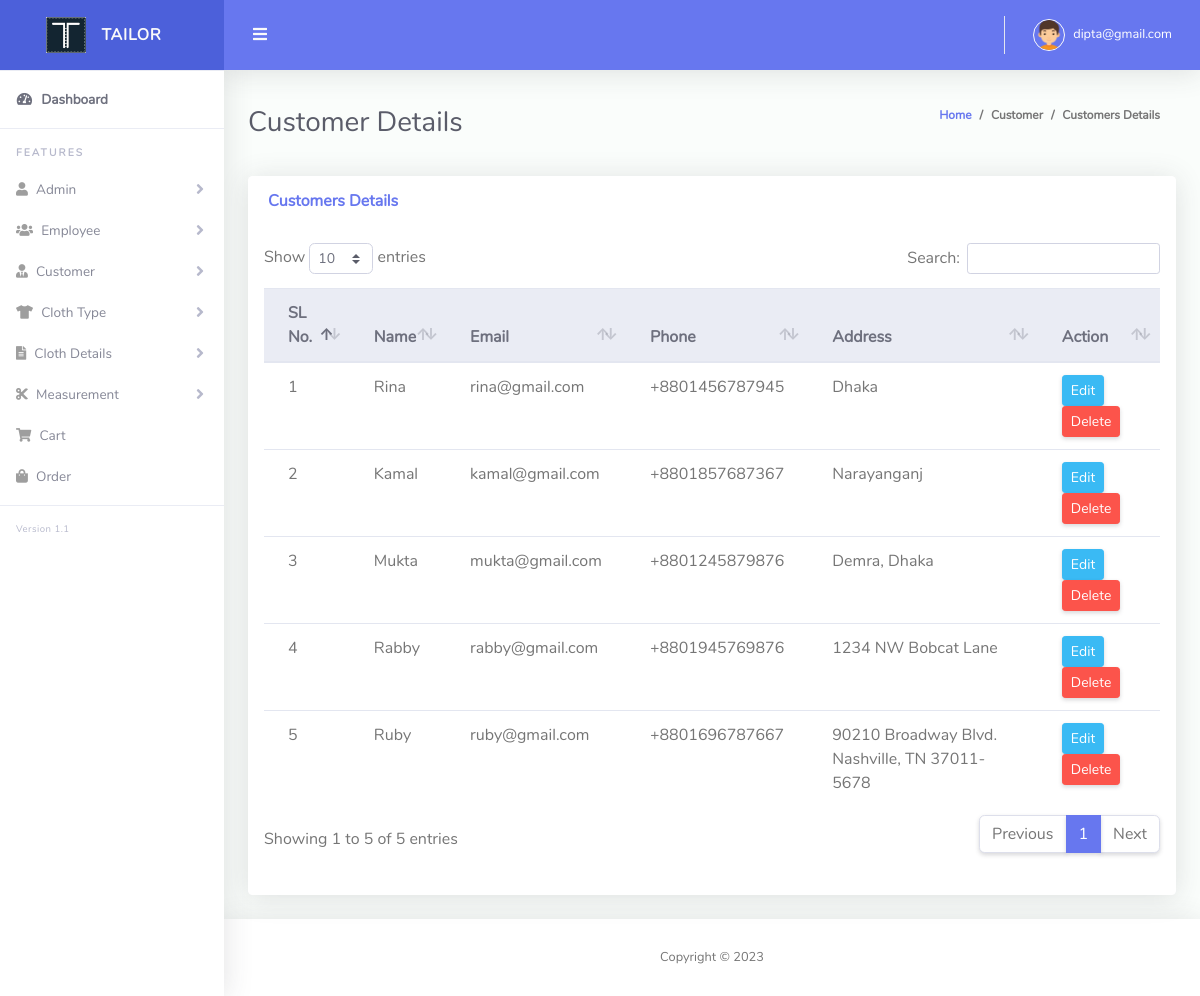
Screenshot of /customer_list.php (signed in) with the database file from the repository.
### tables this page shows
CREATE TABLE `tbl_customer` (
  `cus_id` int(11) NOT NULL,
  `cus_name` varchar(255) NOT NULL,
  `cus_email` varchar(255) NOT NULL,
  `cus_phone` varchar(255) NOT NULL,
  `cus_address` text NOT NULL,
  `created_at` timestamp NOT NULL DEFAULT current_timestamp(),
  `soft_delete` tinyint(4) NOT NULL DEFAULT 0
);

### Classes/DB.php (called while the page is built, shortened)
<?php
class DB
{
    public function connect(){
        $this->conn = new mysqli("localhost","root","","tailor_shop");
        if ($this->conn->connect_error) {
          die("Connection failed: " . $this->conn->connect_error);
        } else {
            return $msg =  "connected";
        }
    }
}

### Classes/CustomerClass.php (called while the page is built, shortened)
<?php
include_once 'db.php';
class CustomerClass extends DB
{
    public function viewCustomer()
    {
        $qry = "SELECT * FROM tbl_customer where soft_delete = 0";
        $result = $this->conn->query($qry);
        return $result;
    }
}

### customer_list.php (the view, shortened to what this page needs)
<?php include 'layouts/header.php';
?>
<div class="container-fluid" id="container-wrapper">
    <div class="d-sm-flex align-items-center justify-content-between mb-4">
        <h1 class="h3 mb-0 text-gray-800">Customer Details</h1>
        <ol class="breadcrumb">
            <li class="breadcrumb-item"><a href="./">Home</a></li>
            <li class="breadcrumb-item">Customer</li>
            <li class="breadcrumb-item active" aria-current="page">Customers Details</li>
        </ol>
    </div>
    <div class="row">
        <div class="col-lg-12 mb-4">
            <div class="card">
                <div class="card-header py-3 d-flex flex-row align-items-center justify-content-between">
                    <h6 class="m-0 font-weight-bold text-primary">Customers Details</h6>
                </div>
                <div class="table-responsive p-3">
                    <table class="table align-items-center table-flush" id="dataTable">
                        <thead class="thead-light">
                            <tr>
                                <th>SL No.</th>
                                <th>Name</th>
                                <th>Email</th>
                                <th>Phone</th>
                                <th>Address</th>
                                <th>Action</th>
                            </tr>
                        </thead>
                        <tbody>
                            <?php
                            $i = 0;
                            $view = $customer->viewCustomer();
                            foreach ($view as $value) {
                            ?>
                                <tr>
                                    <td><?php echo $i += 1; ?></td>
                                    <td><?php echo $value['cus_name']; ?></td>
                                    <td><?php echo $value['cus_email']; ?></td>
                                    <td><?php echo $value['cus_phone']; ?></td>
                                    <td><?php echo $value['cus_address']; ?></td>
                                    <td>
                                        <a href="edit_customer.php?customerid=<?php echo $value['cus_id']; ?>" class="btn btn-sm btn-info">Edit</a>
                                        <?php if (($role == 0) || ($role == 1)) { ?>
                                            <a onclick="return confirm('Are you sure to Delete?');" href="?delCustomer=<?php echo $value['cus_id']; ?>" class="btn btn-sm btn-danger">Delete</a>
                                        <?php } ?>
                                    </td>
                                </tr>
                            <?php } ?>
                        </tbody>
                    </table>
                </div>
                <div class="card-footer"></div>
            </div>
        </div>
    </div>
</div>
<?php include 'layouts/footer.php'; ?>

### rows the page displays
tbl_customer: i "1", cus_name "Rina", cus_email "rina@gmail.com", cus_phone "+8801456787945", cus_address "Dhaka"
tbl_customer: i "2", cus_name "Kamal", cus_email "kamal@gmail.com", cus_phone "+8801857687367", cus_address "Narayanganj"
tbl_customer: i "3", cus_name "Mukta", cus_email "mukta@gmail.com", cus_phone "+8801245879876", cus_address "Demra, Dhaka"
tbl_customer: i "4", cus_name "Rabby", cus_email "rabby@gmail.com", cus_phone "+8801945769876", cus_address "1234 NW Bobcat Lane"
tbl_customer: i "5", cus_name "Ruby", cus_email "ruby@gmail.com", cus_phone "+8801696787667", cus_address "90210 Broadway Blvd. Nashville, TN 37011-5678"

### other values shown
$_SESSION['email'] "dipta@gmail.com"
